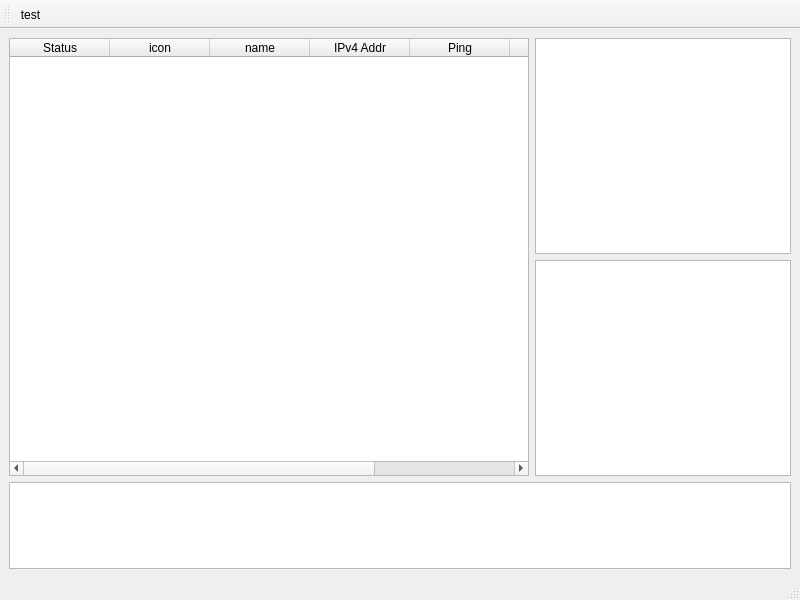
<?xml version="1.0" encoding="UTF-8"?>
<ui version="4.0">
 <class>MainWindow</class>
 <widget class="QMainWindow" name="MainWindow">
  <property name="geometry">
   <rect>
    <x>0</x>
    <y>0</y>
    <width>800</width>
    <height>600</height>
   </rect>
  </property>
  <property name="windowTitle">
   <string>MainWindow</string>
  </property>
  <widget class="QWidget" name="centralwidget">
   <layout class="QVBoxLayout" name="verticalLayout" stretch="5,1">
    <item>
     <layout class="QHBoxLayout" name="horizontalLayout" stretch="3,0">
      <item>
       <widget class="QTableWidget" name="tableWidget">
        <column>
         <property name="text">
          <string>Status</string>
         </property>
        </column>
        <column>
         <property name="text">
          <string>icon</string>
         </property>
        </column>
        <column>
         <property name="text">
          <string>name</string>
         </property>
        </column>
        <column>
         <property name="text">
          <string>IPv4 Addr</string>
         </property>
        </column>
        <column>
         <property name="text">
          <string>Ping</string>
         </property>
        </column>
        <column>
         <property name="text">
          <string>MAC Addr</string>
         </property>
        </column>
        <column>
         <property name="text">
          <string>NIC Vendor</string>
         </property>
        </column>
       </widget>
      </item>
      <item>
       <layout class="QVBoxLayout" name="verticalLayout_2">
        <item>
         <widget class="QTextEdit" name="textEdit_3"/>
        </item>
        <item>
         <widget class="QTextEdit" name="textEdit_2"/>
        </item>
       </layout>
      </item>
     </layout>
    </item>
    <item>
     <widget class="QTextEdit" name="textEdit">
      <property name="readOnly">
       <bool>true</bool>
      </property>
     </widget>
    </item>
   </layout>
  </widget>
  <widget class="QStatusBar" name="statusbar"/>
  <widget class="QToolBar" name="toolBar">
   <property name="windowTitle">
    <string>toolBar</string>
   </property>
   <attribute name="toolBarArea">
    <enum>TopToolBarArea</enum>
   </attribute>
   <attribute name="toolBarBreak">
    <bool>false</bool>
   </attribute>
   <addaction name="actiontest"/>
  </widget>
  <action name="actiontest">
   <property name="text">
    <string>test</string>
   </property>
   <property name="menuRole">
    <enum>QAction::MenuRole::NoRole</enum>
   </property>
  </action>
 </widget>
 <resources/>
 <connections/>
</ui>
